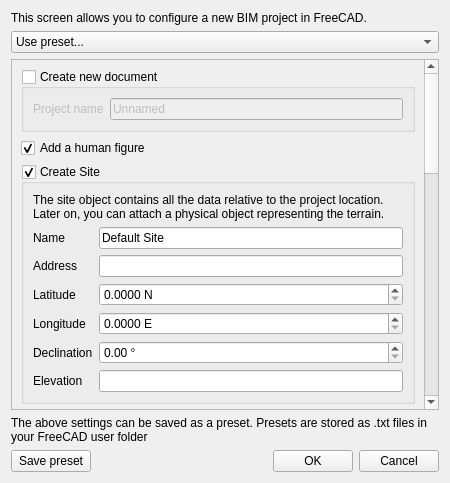
<?xml version="1.0" encoding="UTF-8"?>
<ui version="4.0">
 <class>Dialog</class>
 <widget class="QDialog" name="Dialog">
  <property name="geometry">
   <rect>
    <x>0</x>
    <y>0</y>
    <width>450</width>
    <height>483</height>
   </rect>
  </property>
  <property name="windowTitle">
   <string>BIM Project Setup</string>
  </property>
  <layout class="QVBoxLayout" name="verticalLayout">
   <item>
    <widget class="QLabel" name="label">
     <property name="text">
      <string>This screen allows you to configure a new BIM project in FreeCAD.</string>
     </property>
     <property name="wordWrap">
      <bool>true</bool>
     </property>
    </widget>
   </item>
   <item>
    <widget class="QComboBox" name="presets">
     <item>
      <property name="text">
       <string>Use preset...</string>
      </property>
     </item>
    </widget>
   </item>
   <item>
    <widget class="QScrollArea" name="scrollArea">
     <property name="widgetResizable">
      <bool>true</bool>
     </property>
     <widget class="QWidget" name="scrollAreaWidgetContents">
      <property name="geometry">
       <rect>
        <x>0</x>
        <y>0</y>
        <width>417</width>
        <height>1196</height>
       </rect>
      </property>
      <layout class="QVBoxLayout" name="verticalLayout_2">
       <item>
        <widget class="QGroupBox" name="groupNewDocument">
         <property name="title">
          <string>Create new document</string>
         </property>
         <property name="checkable">
          <bool>true</bool>
         </property>
         <property name="checked">
          <bool>false</bool>
         </property>
         <layout class="QGridLayout" name="gridLayout_3">
          <item row="0" column="0">
           <widget class="QLabel" name="label_18">
            <property name="text">
             <string>Project name</string>
            </property>
           </widget>
          </item>
          <item row="0" column="1">
           <widget class="QLineEdit" name="projectName">
            <property name="text">
             <string>Unnamed</string>
            </property>
           </widget>
          </item>
         </layout>
        </widget>
       </item>
       <item>
        <widget class="QCheckBox" name="addHumanFigure">
         <property name="toolTip">
          <string>If this is checked, a human figure will be added, which helps greatly to give a sense of scale when viewing the model</string>
         </property>
         <property name="text">
          <string>Add a human figure</string>
         </property>
         <property name="checked">
          <bool>true</bool>
         </property>
        </widget>
       </item>
       <item>
        <widget class="QGroupBox" name="groupSite">
         <property name="title">
          <string>Create Site</string>
         </property>
         <property name="flat">
          <bool>false</bool>
         </property>
         <property name="checkable">
          <bool>true</bool>
         </property>
         <layout class="QVBoxLayout" name="verticalLayout_3">
          <item>
           <widget class="QLabel" name="label_19">
            <property name="text">
             <string>The site object contains all the data relative to the project location. Later on, you can attach a physical object representing the terrain.</string>
            </property>
            <property name="wordWrap">
             <bool>true</bool>
            </property>
           </widget>
          </item>
          <item>
           <layout class="QGridLayout" name="gridLayout">
            <item row="3" column="1">
             <widget class="QDoubleSpinBox" name="siteLongitude">
              <property name="suffix">
               <string> E</string>
              </property>
              <property name="decimals">
               <number>4</number>
              </property>
              <property name="maximum">
               <double>9999.989999999999782</double>
              </property>
             </widget>
            </item>
            <item row="6" column="0">
             <widget class="QLabel" name="label_6">
              <property name="text">
               <string>Elevation</string>
              </property>
             </widget>
            </item>
            <item row="5" column="0">
             <widget class="QLabel" name="label_5">
              <property name="text">
               <string>Declination</string>
              </property>
             </widget>
            </item>
            <item row="0" column="1">
             <widget class="QLineEdit" name="siteName">
              <property name="text">
               <string>Default Site</string>
              </property>
             </widget>
            </item>
            <item row="0" column="0">
             <widget class="QLabel" name="label_7">
              <property name="text">
               <string>Name</string>
              </property>
             </widget>
            </item>
            <item row="5" column="1">
             <widget class="QDoubleSpinBox" name="siteDeviation">
              <property name="suffix">
               <string> °</string>
              </property>
              <property name="maximum">
               <double>359.990000000000009</double>
              </property>
             </widget>
            </item>
            <item row="3" column="0">
             <widget class="QLabel" name="label_3">
              <property name="text">
               <string>Longitude</string>
              </property>
             </widget>
            </item>
            <item row="6" column="1">
             <widget class="Gui::InputField" name="siteElevation">
              <property name="unit" stdset="0">
               <string notr="true"/>
              </property>
             </widget>
            </item>
            <item row="1" column="1">
             <widget class="QLineEdit" name="siteAddress"/>
            </item>
            <item row="1" column="0">
             <widget class="QLabel" name="label_2">
              <property name="text">
               <string>Address</string>
              </property>
             </widget>
            </item>
            <item row="2" column="0">
             <widget class="QLabel" name="label_4">
              <property name="text">
               <string>Latitude</string>
              </property>
             </widget>
            </item>
            <item row="2" column="1">
             <widget class="QDoubleSpinBox" name="siteLatitude">
              <property name="suffix">
               <string> N</string>
              </property>
              <property name="decimals">
               <number>4</number>
              </property>
              <property name="maximum">
               <double>9999.989999999999782</double>
              </property>
             </widget>
            </item>
           </layout>
          </item>
         </layout>
        </widget>
       </item>
       <item>
        <widget class="QGroupBox" name="groupBuilding">
         <property name="title">
          <string>Create Building</string>
         </property>
         <property name="checkable">
          <bool>true</bool>
         </property>
         <layout class="QVBoxLayout" name="verticalLayout_5">
          <item>
           <widget class="QLabel" name="label_15">
            <property name="text">
             <string>This will configure a single building for this project. If your project is made of several buildings, you can duplicate it after creation and update its properties.</string>
            </property>
            <property name="wordWrap">
             <bool>true</bool>
            </property>
           </widget>
          </item>
          <item>
           <layout class="QGridLayout" name="gridLayout_4">
            <item row="4" column="0">
             <widget class="QLabel" name="label_24">
              <property name="text">
               <string>Gross building length</string>
              </property>
             </widget>
            </item>
            <item row="5" column="0">
             <widget class="QLabel" name="label_25">
              <property name="text">
               <string>Gross building width</string>
              </property>
             </widget>
            </item>
            <item row="0" column="0">
             <widget class="QLabel" name="label_16">
              <property name="text">
               <string>Name</string>
              </property>
             </widget>
            </item>
            <item row="0" column="1">
             <widget class="QLineEdit" name="buildingName">
              <property name="text">
               <string>Default Building</string>
              </property>
             </widget>
            </item>
            <item row="9" column="0">
             <widget class="QLabel" name="label_17">
              <property name="text">
               <string>Number of H axes</string>
              </property>
             </widget>
            </item>
            <item row="10" column="0">
             <widget class="QLabel" name="label_26">
              <property name="text">
               <string>Distance between H axes</string>
              </property>
             </widget>
            </item>
            <item row="7" column="0">
             <widget class="QLabel" name="label_27">
              <property name="text">
               <string>Number of V axes</string>
              </property>
             </widget>
            </item>
            <item row="3" column="1">
             <widget class="QComboBox" name="buildingUse">
              <property name="maximumSize">
               <size>
                <width>16777215</width>
                <height>16777215</height>
               </size>
              </property>
              <property name="sizeAdjustPolicy">
               <enum>QComboBox::AdjustToMinimumContentsLength</enum>
              </property>
              <property name="minimumContentsLength">
               <number>0</number>
              </property>
             </widget>
            </item>
            <item row="8" column="0">
             <widget class="QLabel" name="label_28">
              <property name="text">
               <string>Distance between V axes</string>
              </property>
              <property name="wordWrap">
               <bool>false</bool>
              </property>
             </widget>
            </item>
            <item row="7" column="1">
             <widget class="QSpinBox" name="countVAxes">
              <property name="value">
               <number>0</number>
              </property>
             </widget>
            </item>
            <item row="3" column="0">
             <widget class="QLabel" name="label_29">
              <property name="text">
               <string>Main use</string>
              </property>
             </widget>
            </item>
            <item row="9" column="1">
             <widget class="QSpinBox" name="countHAxes">
              <property name="value">
               <number>0</number>
              </property>
             </widget>
            </item>
            <item row="5" column="1">
             <widget class="Gui::InputField" name="buildingWidth">
              <property name="text">
               <string>0 </string>
              </property>
              <property name="unit" stdset="0">
               <string notr="true"/>
              </property>
             </widget>
            </item>
            <item row="13" column="1">
             <widget class="QSpinBox" name="lineWidth">
              <property name="value">
               <number>2</number>
              </property>
             </widget>
            </item>
            <item row="8" column="1">
             <widget class="Gui::InputField" name="distVAxes">
              <property name="text">
               <string>0 </string>
              </property>
              <property name="unit" stdset="0">
               <string notr="true"/>
              </property>
             </widget>
            </item>
            <item row="4" column="1">
             <widget class="Gui::InputField" name="buildingLength">
              <property name="text">
               <string>0 </string>
              </property>
              <property name="unit" stdset="0">
               <string notr="true"/>
              </property>
             </widget>
            </item>
            <item row="10" column="1">
             <widget class="Gui::InputField" name="distHAxes">
              <property name="text">
               <string>0 </string>
              </property>
              <property name="unit" stdset="0">
               <string notr="true"/>
              </property>
             </widget>
            </item>
            <item row="13" column="0">
             <widget class="QLabel" name="label_30">
              <property name="text">
               <string>Axes line width</string>
              </property>
             </widget>
            </item>
            <item row="14" column="1">
             <widget class="Gui::ColorButton" name="lineColor">
              <property name="color">
               <color>
                <red>33</red>
                <green>38</green>
                <blue>94</blue>
               </color>
              </property>
             </widget>
            </item>
            <item row="14" column="0">
             <widget class="QLabel" name="label_31">
              <property name="text">
               <string>Axes color</string>
              </property>
             </widget>
            </item>
           </layout>
          </item>
         </layout>
        </widget>
       </item>
       <item>
        <widget class="QGroupBox" name="groupBox">
         <property name="title">
          <string>Levels</string>
         </property>
         <layout class="QVBoxLayout" name="verticalLayout_6">
          <item>
           <layout class="QGridLayout" name="gridLayout_5">
            <item row="0" column="1">
             <widget class="QSpinBox" name="countLevels">
              <property name="singleStep">
               <number>1</number>
              </property>
              <property name="value">
               <number>0</number>
              </property>
             </widget>
            </item>
            <item row="1" column="0">
             <widget class="QLabel" name="label_32">
              <property name="text">
               <string>Level height</string>
              </property>
             </widget>
            </item>
            <item row="1" column="1">
             <widget class="Gui::InputField" name="levelHeight">
              <property name="text">
               <string>0 </string>
              </property>
              <property name="unit" stdset="0">
               <string notr="true"/>
              </property>
             </widget>
            </item>
            <item row="0" column="0">
             <widget class="QLabel" name="label_33">
              <property name="text">
               <string>Number of levels</string>
              </property>
             </widget>
            </item>
           </layout>
          </item>
          <item>
           <widget class="QCheckBox" name="levelsAxis">
            <property name="text">
             <string>Bind levels to vertical axes</string>
            </property>
           </widget>
          </item>
          <item>
           <widget class="QCheckBox" name="levelsWP">
            <property name="text">
             <string>Define a working plane for each level</string>
            </property>
           </widget>
          </item>
          <item>
           <widget class="QLabel" name="label_34">
            <property name="text">
             <string>Default groups to be added to each level</string>
            </property>
           </widget>
          </item>
          <item>
           <widget class="QListWidget" name="groupsList">
            <property name="dragEnabled">
             <bool>true</bool>
            </property>
            <property name="dragDropMode">
             <enum>QAbstractItemView::InternalMove</enum>
            </property>
            <property name="defaultDropAction">
             <enum>Qt::MoveAction</enum>
            </property>
           </widget>
          </item>
          <item>
           <layout class="QHBoxLayout" name="horizontalLayout">
            <item>
             <widget class="QPushButton" name="buttonAdd">
              <property name="text">
               <string>Add</string>
              </property>
              <property name="icon">
               <iconset theme="add">
                <normaloff/>
               </iconset>
              </property>
             </widget>
            </item>
            <item>
             <widget class="QPushButton" name="buttonDel">
              <property name="text">
               <string>Del</string>
              </property>
              <property name="icon">
               <iconset theme="remove">
                <normaloff/>
               </iconset>
              </property>
             </widget>
            </item>
           </layout>
          </item>
         </layout>
        </widget>
       </item>
      </layout>
     </widget>
    </widget>
   </item>
   <item>
    <widget class="QLabel" name="label_35">
     <property name="text">
      <string>The above settings can be saved as a preset. Presets are stored as .txt files in your FreeCAD user folder</string>
     </property>
     <property name="wordWrap">
      <bool>true</bool>
     </property>
    </widget>
   </item>
   <item>
    <layout class="QHBoxLayout" name="horizontalLayout_2">
     <item>
      <widget class="QPushButton" name="buttonSave">
       <property name="text">
        <string>Save preset</string>
       </property>
       <property name="icon">
        <iconset theme="gtk-save">
         <normaloff/>
        </iconset>
       </property>
      </widget>
     </item>
     <item>
      <spacer name="horizontalSpacer">
       <property name="orientation">
        <enum>Qt::Horizontal</enum>
       </property>
       <property name="sizeHint" stdset="0">
        <size>
         <width>40</width>
         <height>20</height>
        </size>
       </property>
      </spacer>
     </item>
     <item>
      <widget class="QPushButton" name="buttonOK">
       <property name="text">
        <string>OK</string>
       </property>
       <property name="icon">
        <iconset theme="gtk-ok">
         <normaloff/>
        </iconset>
       </property>
      </widget>
     </item>
     <item>
      <widget class="QPushButton" name="buttonCancel">
       <property name="text">
        <string>Cancel</string>
       </property>
       <property name="icon">
        <iconset theme="gtk-cancel">
         <normaloff/>
        </iconset>
       </property>
      </widget>
     </item>
    </layout>
   </item>
  </layout>
 </widget>
 <customwidgets>
  <customwidget>
   <class>Gui::InputField</class>
   <extends>QLineEdit</extends>
   <header>Gui/InputField.h</header>
  </customwidget>
  <customwidget>
   <class>Gui::ColorButton</class>
   <extends>QPushButton</extends>
   <header>Gui/Widgets.h</header>
  </customwidget>
 </customwidgets>
 <resources/>
 <connections/>
</ui>
